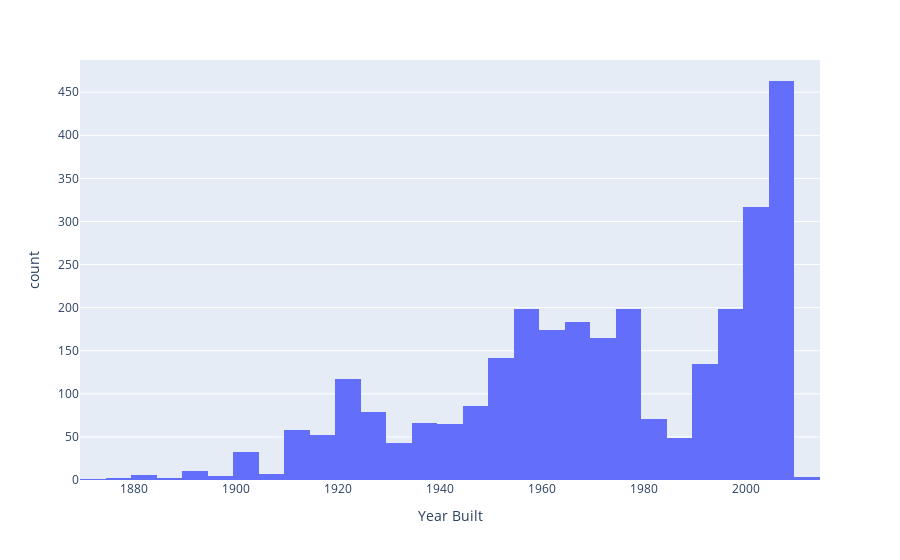

This figure's notebook cell:
### Markdown cell above
## EDA

### Code cell
px.histogram(AMESdf, x = 'Year Built')

### Figure 1 — Plotly figure (JSON) as saved in the notebook; plotly's stock layout.template omitted (floating-point values rounded to 4 significant figures; data arrays with more than 128 entries replaced by an {"elided": "..."} marker saying what was removed)
{"data": [{"alignmentgroup": "True", "bingroup": "x", "hovertemplate": "Year Built=%{x}<br>count=%{y}<extra></extra>", "legendgroup": "", "marker": {"color": "#636efa", "pattern": {"shape": ""}}, "name": "", "offsetgroup": "", "orientation": "v", "showlegend": false, "type": "histogram", "x": {"elided": "2930 int values"}, "xaxis": "x", "yaxis": "y"}], "layout": {"barmode": "relative", "legend": {"tracegroupgap": 0}, "margin": {"t": 60}, "xaxis": {"anchor": "y", "domain": [0, 1], "title": {"text": "Year Built"}}, "yaxis": {"anchor": "x", "domain": [0, 1], "title": {"text": "count"}}}}
